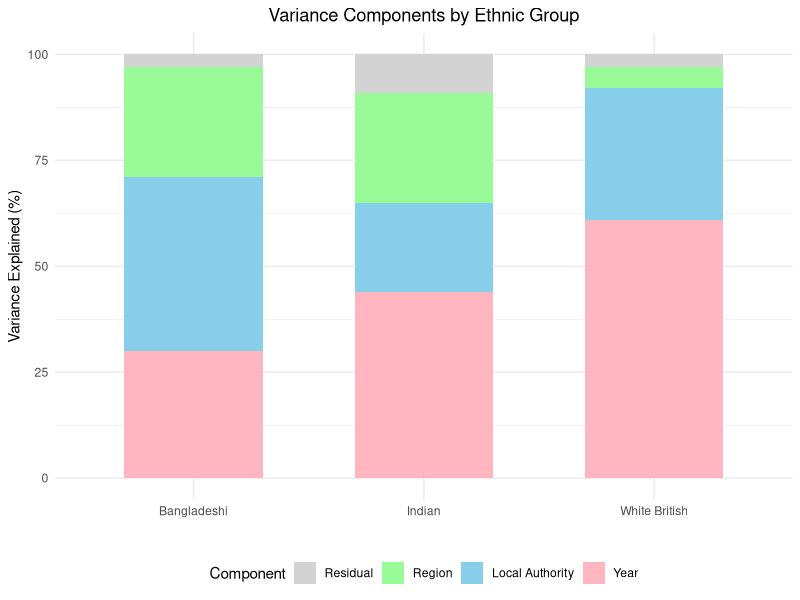
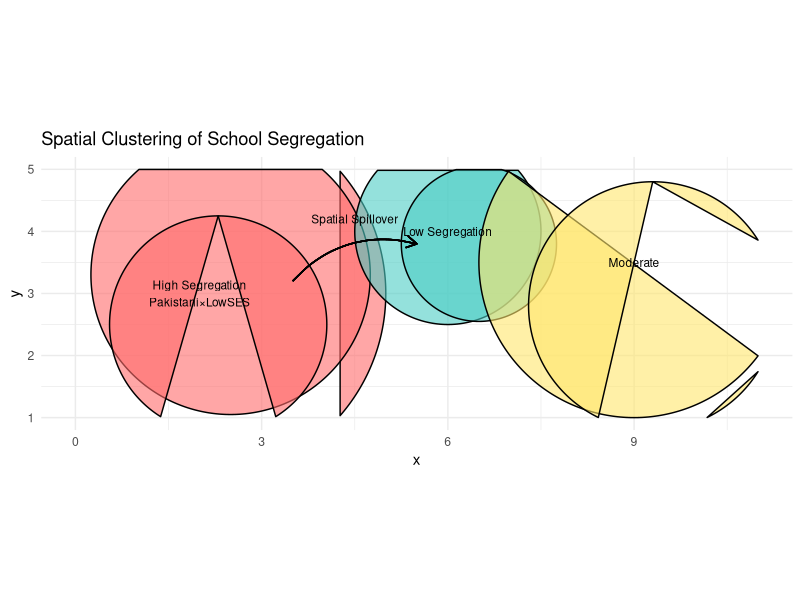
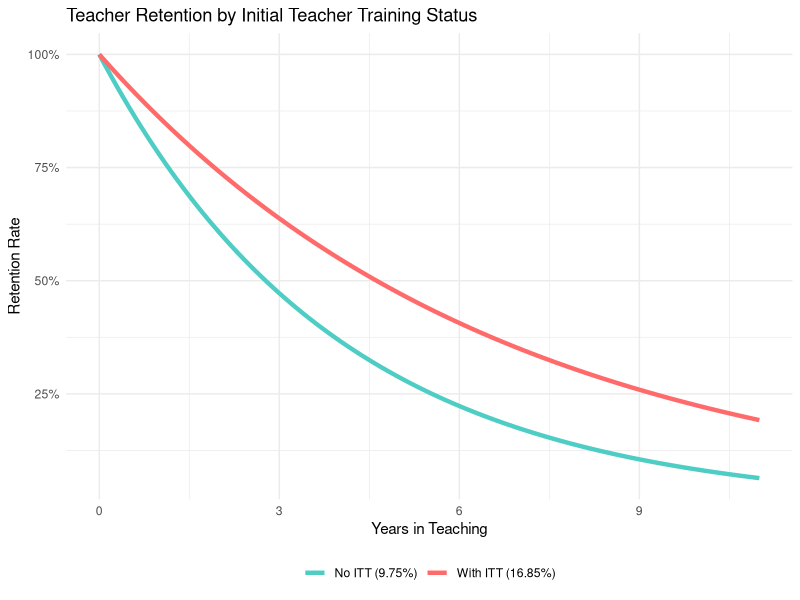
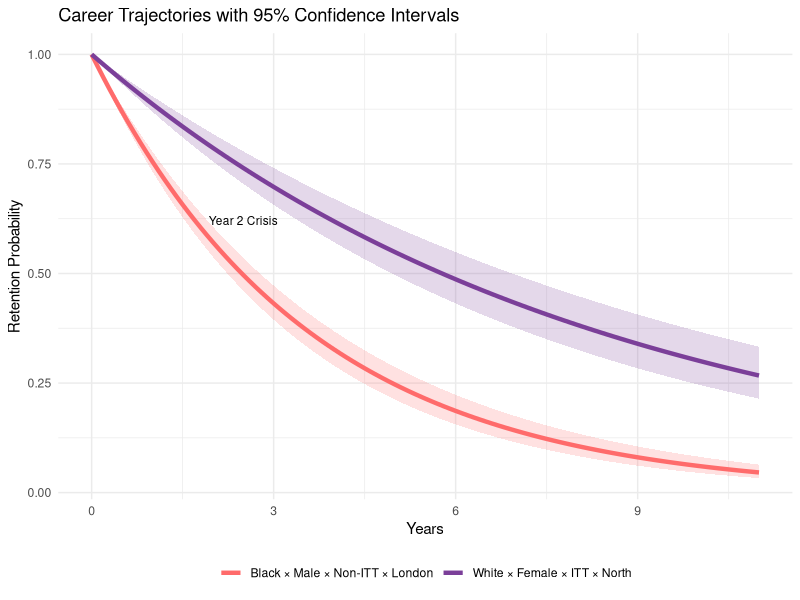
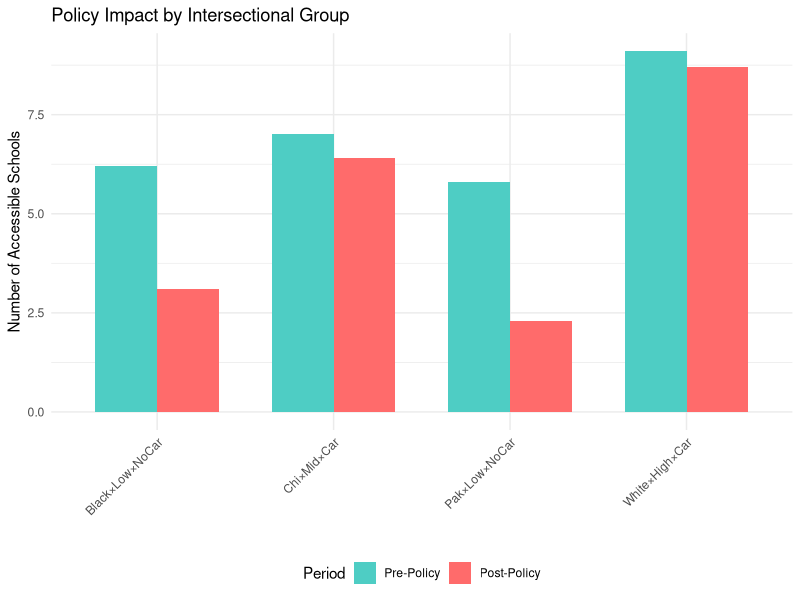

Write R code to recreate these figures, in order.
## ---- chunk 1
# Load required packages
library(ggplot2)
library(dplyr)
library(tidyr)
# Note: ggforce is only needed if you want to use geom_circle
# If not installed, you can comment out the spatial visualization plot
## ---- chunk 2
#| echo: false
#| fig-height: 4
library(ggplot2)
library(dplyr)

variance_data <- data.frame(
  Group = rep(c("Bangladeshi", "Indian", "White British"), each = 4),
  Component = rep(c("Year", "Local Authority", "Region", "Residual"), 3),
  Percentage = c(30, 41, 26, 3,  # Bangladeshi
                 44, 21, 26, 9,  # Indian
                 61, 31, 5, 3)    # White British
)

variance_data$Component <- factor(variance_data$Component, 
                                  levels = c("Residual", "Region", "Local Authority", "Year"))

ggplot(variance_data, aes(x = Group, y = Percentage, fill = Component)) +
  geom_bar(stat = "identity", width = 0.6) +
  scale_fill_manual(values = c("Residual" = "#D3D3D3", 
                               "Region" = "#98FB98", 
                               "Local Authority" = "#87CEEB", 
                               "Year" = "#FFB6C1")) +
  labs(y = "Variance Explained (%)", x = "") +
  theme_minimal() +
  theme(legend.position = "bottom",
        plot.title = element_text(hjust = 0.5)) +
  ggtitle("Variance Components by Ethnic Group")
## ---- chunk 3
#| echo: false
#| fig-height: 5
library(ggplot2)

# Create spatial cluster visualization
set.seed(123)

# If ggforce is available, use geom_circle; otherwise use geom_point
if (requireNamespace("ggforce", quietly = TRUE)) {
  library(ggforce)
  clusters <- data.frame(
    x = c(2, 2.5, 2.3, 6, 6.5, 9, 9.3),
    y = c(3, 3.3, 2.5, 4, 3.8, 3.5, 2.8),
    size = c(60, 45, 35, 30, 25, 50, 40),
    type = c("High", "High", "High", "Low", "Low", "Moderate", "Moderate"),
    label = c("High Segregation\nPakistani×LowSES", "", "", 
              "Low Segregation", "", "Moderate", "")
  )
  
  ggplot(clusters) +
    geom_circle(aes(x0 = x, y0 = y, r = size/20, fill = type), alpha = 0.6) +
    geom_text(data = clusters[clusters$label != "",], 
              aes(x = x, y = y, label = label), size = 3) +
    geom_curve(aes(x = 3.5, y = 3.2, xend = 5.5, yend = 3.8),
               arrow = arrow(length = unit(0.3, "cm")),
               curvature = -0.3) +
    annotate("text", x = 4.5, y = 4.2, label = "Spatial Spillover", size = 3) +
    scale_fill_manual(values = c("High" = "#FF6B6B", 
                                 "Low" = "#4ECDC4", 
                                 "Moderate" = "#FFE66D")) +
    theme_minimal() +
    theme(legend.position = "none") +
    coord_fixed() +
    xlim(0, 11) + ylim(1, 5) +
    labs(title = "Spatial Clustering of School Segregation")
} else {
  # Alternative visualization without ggforce
  clusters <- data.frame(
    x = c(2, 2.5, 2.3, 6, 6.5, 9, 9.3),
    y = c(3, 3.3, 2.5, 4, 3.8, 3.5, 2.8),
    size = c(60, 45, 35, 30, 25, 50, 40),
    type = c("High", "High", "High", "Low", "Low", "Moderate", "Moderate"),
    label = c("High Segregation\nPakistani×LowSES", "", "", 
              "Low Segregation", "", "Moderate", "")
  )
  
  ggplot(clusters) +
    geom_point(aes(x = x, y = y, size = size, color = type), alpha = 0.6) +
    geom_text(data = clusters[clusters$label != "",], 
              aes(x = x, y = y, label = label), size = 3) +
    geom_curve(aes(x = 3.5, y = 3.2, xend = 5.5, yend = 3.8),
               arrow = arrow(length = unit(0.3, "cm")),
               curvature = -0.3) +
    annotate("text", x = 4.5, y = 4.2, label = "Spatial Spillover", size = 3) +
    scale_color_manual(values = c("High" = "#FF6B6B", 
                                  "Low" = "#4ECDC4", 
                                  "Moderate" = "#FFE66D")) +
    scale_size_continuous(range = c(5, 15), guide = "none") +
    theme_minimal() +
    theme(legend.position = "none") +
    xlim(0, 11) + ylim(1, 5) +
    labs(title = "Spatial Clustering of School Segregation")
}
## ---- chunk 4
#| echo: false
#| fig-height: 5
library(ggplot2)
library(survival)

# Simulate survival data
time <- seq(0, 11, 0.1)
itt_survival <- exp(-0.15 * time)
no_itt_survival <- exp(-0.25 * time)

survival_data <- data.frame(
  time = rep(time, 2),
  survival = c(itt_survival, no_itt_survival),
  group = rep(c("With ITT (16.85%)", "No ITT (9.75%)"), each = length(time))
)

ggplot(survival_data, aes(x = time, y = survival, color = group)) +
  geom_line(linewidth = 1.5) +
  scale_color_manual(values = c("With ITT (16.85%)" = "#FF6B6B", 
                                "No ITT (9.75%)" = "#4ECDC4")) +
  labs(x = "Years in Teaching", 
       y = "Retention Rate",
       title = "Teacher Retention by Initial Teacher Training Status") +
  theme_minimal() +
  theme(legend.position = "bottom",
        legend.title = element_blank()) +
  scale_y_continuous(labels = scales::percent)
## ---- chunk 5
#| echo: false
#| fig-height: 5
library(ggplot2)

# Simulate trajectory data with confidence bands
time <- seq(0, 11, 0.1)
set.seed(456)

# Group 1: White × Female × ITT × North
traj1_mean <- exp(-0.12 * time)
traj1_upper <- exp(-0.10 * time)
traj1_lower <- exp(-0.14 * time)

# Group 2: Black × Male × Non-ITT × London
traj2_mean <- exp(-0.28 * time)
traj2_upper <- exp(-0.25 * time)
traj2_lower <- exp(-0.31 * time)

# Create separate data frames for ribbons
ribbon1 <- data.frame(
  time = time,
  mean = traj1_mean,
  upper = traj1_upper,
  lower = traj1_lower,
  group = "White × Female × ITT × North"
)

ribbon2 <- data.frame(
  time = time,
  mean = traj2_mean,
  upper = traj2_upper,
  lower = traj2_lower,
  group = "Black × Male × Non-ITT × London"
)

# Combine for line plot
line_data <- rbind(
  data.frame(time = time, value = traj1_mean, group = "White × Female × ITT × North"),
  data.frame(time = time, value = traj2_mean, group = "Black × Male × Non-ITT × London")
)

ggplot() +
  geom_ribbon(data = ribbon1, aes(x = time, ymin = lower, ymax = upper), 
              fill = "#7B3F99", alpha = 0.2) +
  geom_ribbon(data = ribbon2, aes(x = time, ymin = lower, ymax = upper), 
              fill = "#FF6B6B", alpha = 0.2) +
  geom_line(data = line_data, aes(x = time, y = value, color = group), 
            linewidth = 1.5) +
  geom_point(x = 2, y = exp(-0.28 * 2), color = "#FFD700", size = 4) +
  annotate("text", x = 2.5, y = exp(-0.28 * 2) + 0.05, 
           label = "Year 2 Crisis", size = 3) +
  scale_color_manual(values = c("White × Female × ITT × North" = "#7B3F99", 
                                "Black × Male × Non-ITT × London" = "#FF6B6B")) +
  labs(x = "Years", y = "Retention Probability",
       title = "Career Trajectories with 95% Confidence Intervals") +
  theme_minimal() +
  theme(legend.position = "bottom",
        legend.title = element_blank())
## ---- chunk 6
#| echo: false
#| fig-height: 3.5
library(ggplot2)
library(tidyr)

policy_data <- data.frame(
  Group = c("Pak×Low×NoCar", "White×High×Car", "Black×Low×NoCar", "Chi×Mid×Car"),
  Pre_Policy = c(2.3, 8.7, 3.1, 6.4),
  Post_Policy = c(5.8, 9.1, 6.2, 7.0)
)

policy_long <- pivot_longer(policy_data, cols = c(Pre_Policy, Post_Policy), 
                            names_to = "Period", values_to = "Schools")

ggplot(policy_long, aes(x = Group, y = Schools, fill = Period)) +
  geom_bar(stat = "identity", position = "dodge", width = 0.7) +
  scale_fill_manual(values = c("Pre_Policy" = "#FF6B6B", "Post_Policy" = "#4ECDC4"),
                    labels = c("Pre-Policy", "Post-Policy")) +
  labs(y = "Number of Accessible Schools", x = "",
       title = "Policy Impact by Intersectional Group") +
  theme_minimal() +
  theme(legend.position = "bottom",
        axis.text.x = element_text(angle = 45, hjust = 1))
